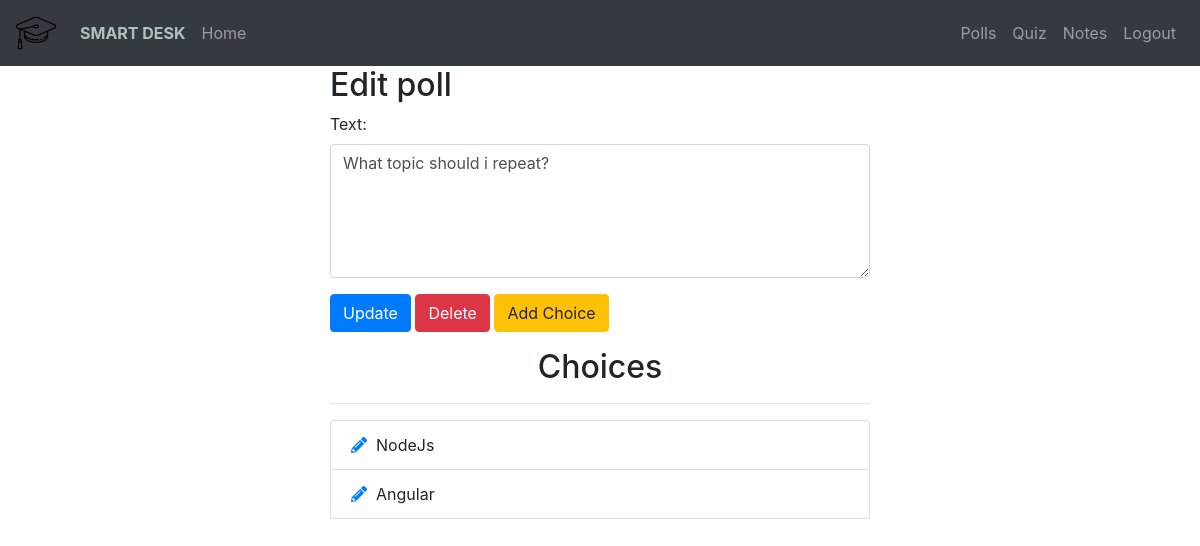
The app's page /polls/edit/14/ (signed in) with its own data.
### polls/models.py (models this page shows, shortened)
class Poll(models.Model):
    owner = models.ForeignKey(User, on_delete=models.CASCADE)
    text = models.TextField()
    pub_date = models.DateTimeField(default=timezone.now)
    active = models.BooleanField(default=True)

class Choice(models.Model):
    poll = models.ForeignKey(Poll, on_delete=models.CASCADE)
    choice_text = models.CharField(max_length=255)

### polls/views.py (the view)
# urls.py: path('edit/<int:poll_id>/', views.polls_edit, name='edit'),
@login_required
def polls_edit(request, poll_id):
    poll = get_object_or_404(Poll, pk=poll_id)
    if request.user != poll.owner:
        return redirect('home')
    if request.method == 'POST':
        form = EditPollForm(request.POST, instance=poll)
        if form.is_valid:
            form.save()
            messages.success(request, "Poll Updated successfully.",
                             extra_tags='alert alert-success alert-dismissible fade show')
            return redirect("polls:list")
    else:
        form = EditPollForm(instance=poll)
    return render(request, "polls/poll_edit.html", {'form': form, 'poll': poll})

### polls/forms.py
class EditPollForm(forms.ModelForm):
    class Meta:
        model = Poll
        fields = ['text', ]
        widgets = {
            'text': forms.Textarea(attrs={'class': 'form-control', 'rows': 5, 'cols': 20}),
        }

### polls/templates/polls/poll_edit.html (shortened to what this page needs)
{% extends 'base.html' %}
{% block content %}
<div class="container">
    <div class="row center">
        <div class="col-md-6 offset-md-3">
            <h2>Edit poll</h2>
            <form action="" method="POST">
                {% for field in form %}
                <div class="form-group">
                    {{ field.label_tag }}
                    {{ field }}
                </div>
                {% endfor %}
                <button type="submit" class="btn btn-primary">Update</button>
                <a class="btn btn-danger" href="{% url 'polls:delete_poll' poll.id %}" role="button" onclick="return confirm('Are you sure?')">Delete</a>
                <a class="btn btn-warning" href="{% url 'polls:add_choice' poll.id %}" role="button">Add Choice</a>
            </form>
            <div class="choices">
                <h2 class="text-center mt-3">Choices</h2>
                <hr>
                <ul class="list-group">
                    {% for choice in poll.choice_set.all %}
                    <li class="list-group-item"><a href="{% url 'polls:choice_edit' choice.id %}"><i class="fas fa-pencil-alt"></i></a>&nbsp
                        {{ choice.choice_text }}</li>
                    {% endfor %}
                </ul>
            </div>
        </div>
    </div>
</div>
{% endblock %}

### records on screen
Poll: form "What topic should i repeat?"
Choice: choice_text "NodeJs"
Choice: choice_text "Angular"

### other values on screen
{{ field.label_tag }} "Text:"
